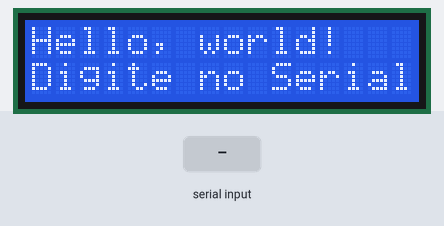
The sketch below on a simulated Arduino Uno, built with avr-gcc and run on an emulated ATmega328P. Parts: 16×2 character LCD. Inputs (shaded band) come from the test bench.

Above: at 1.2 s.
1.3 s: "1" received over Serial
At 2.4 s:
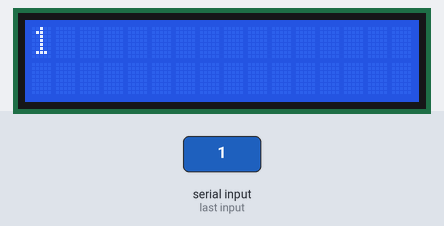
2.9 s: "0" received over Serial
At 3.6 s:
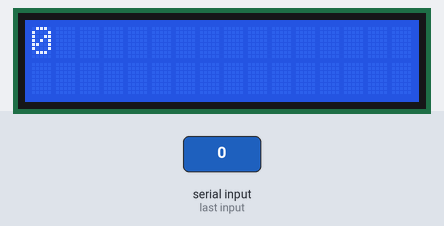
4.5 s: "2" received over Serial
At 6.0 s:
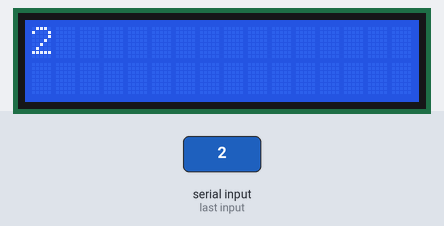
Timing chart, 0 to 7.5 s (numbered marks = the images above; inputs shaded):
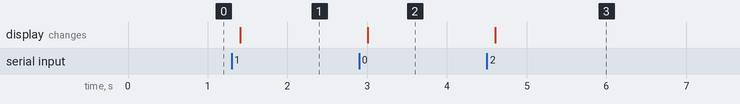

Measured:
- after the input at 1.3 s, the display: changes after 0.11 s (image 1)
- after the input at 2.9 s, the display: changes after 0.11 s (image 2)
- after the input at 4.5 s, the display: changes after 0.11 s (image 3)

The sketch:

main.ino
```cpp
//YWROBOT
//Compatible with the Arduino IDE 1.0
//Library version:1.1
#include <LiquidCrystal_I2C.h>

LiquidCrystal_I2C lcd(0x27,16,2);  // set the LCD address to 0x27 for a 16 chars and 2 line display
int charcount = 0;

void setup()
{
	lcd.init();
	lcd.backlight();

  // Print a message to the LCD.
  lcd.setCursor(0,0);
  lcd.print("Hello, world!");
  lcd.setCursor(0,1);
  lcd.print("Digite no Serial:");

	// Initialize the serial port at a speed of 9600 baud
	Serial.begin(9600);
}

void loop()
{
	// If characters arrived over the serial port...
	if (Serial.available()) {
		// Wait a bit for the entire message to arrive
		delay(100);
		// Clear the screen
		lcd.clear();

		// Write all characters received with the serial port to the LCD.
		charcount = 0;
    lcd.setCursor(0,0);

    //String SerialMessage = Serial.readString();
    //lcd.printstr(SerialMessage.c_str());
    while (Serial.available() > 0) {
      lcd.write(Serial.read());
    }


	}
}
```
